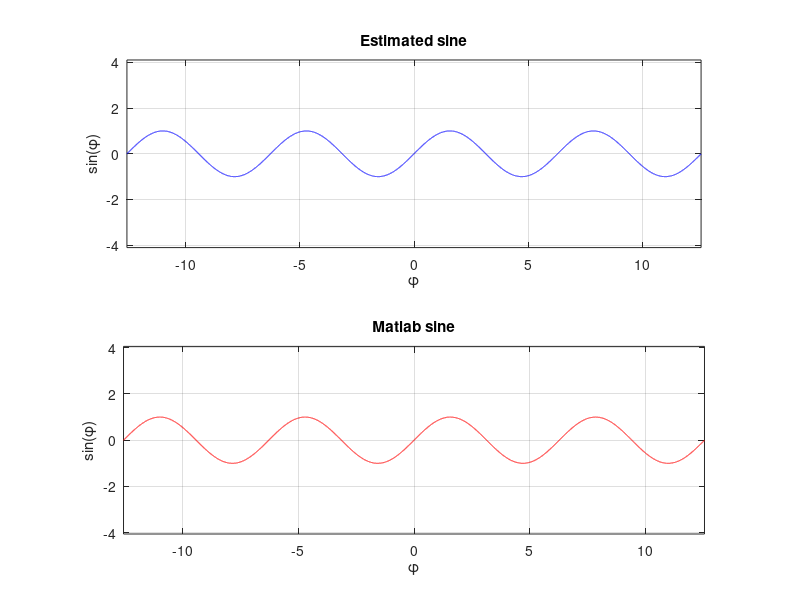

The MATLAB source for this figure:
phi=-4*pi:0.001:4*pi;
i=(1:20)';
numerators=phi .^ (2*i - 1);
denominators=factorial(2*i - 1);
signs=(-1).^(i + 1);
estimated_sine=sum(signs .* numerators ./ denominators, 1);

subplot(2, 1, 1);
plot(phi, estimated_sine, 'b');
axis equal;
grid on;
xlabel('\phi');
ylabel('sin(\phi)');
title('Estimated sine');

subplot(2, 1, 2);
plot(phi, sin(phi), 'r');
axis equal;
grid on;
xlabel('\phi');
ylabel('sin(\phi)');
title('Matlab sine');